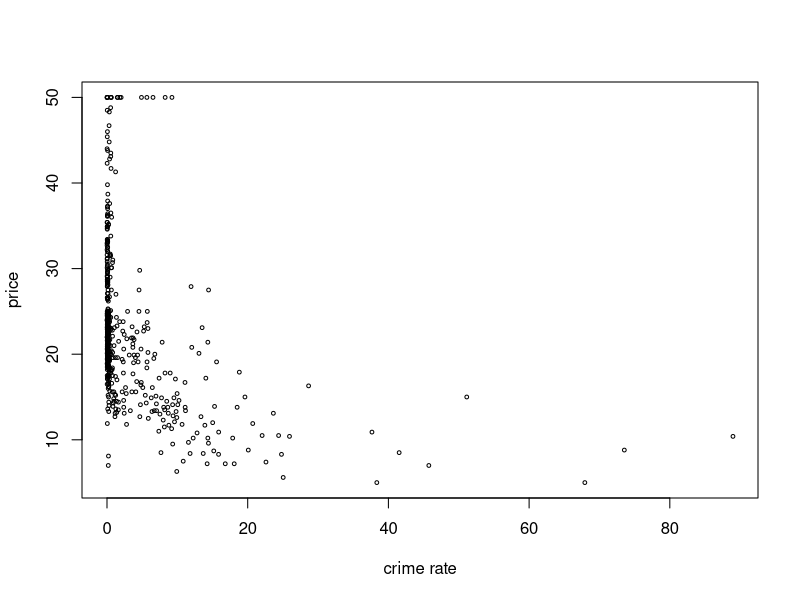
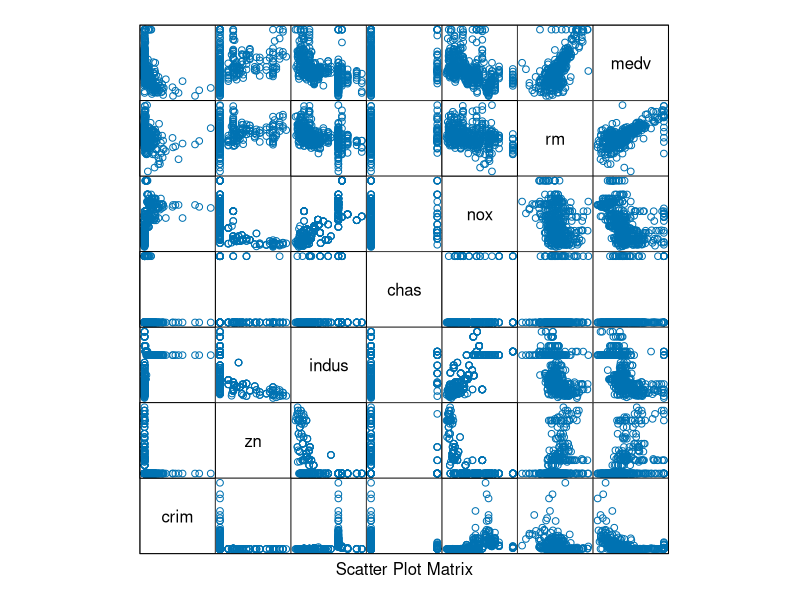
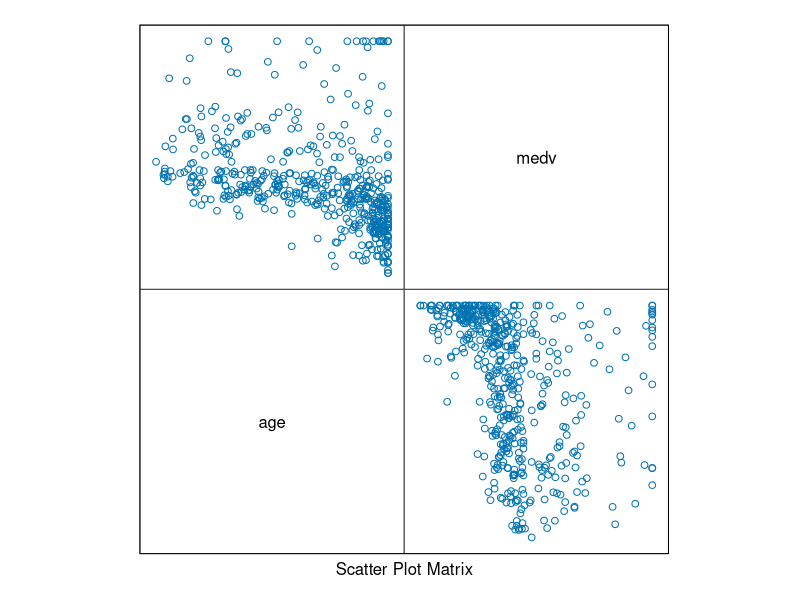
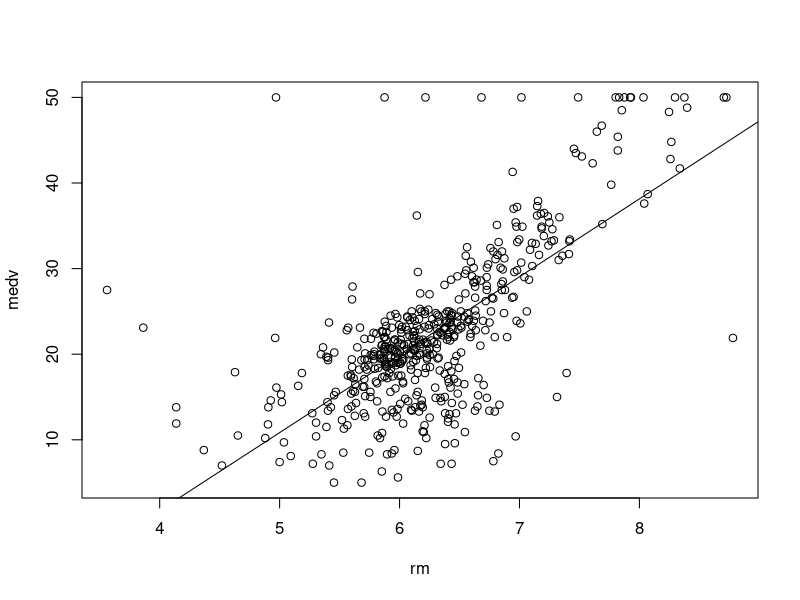
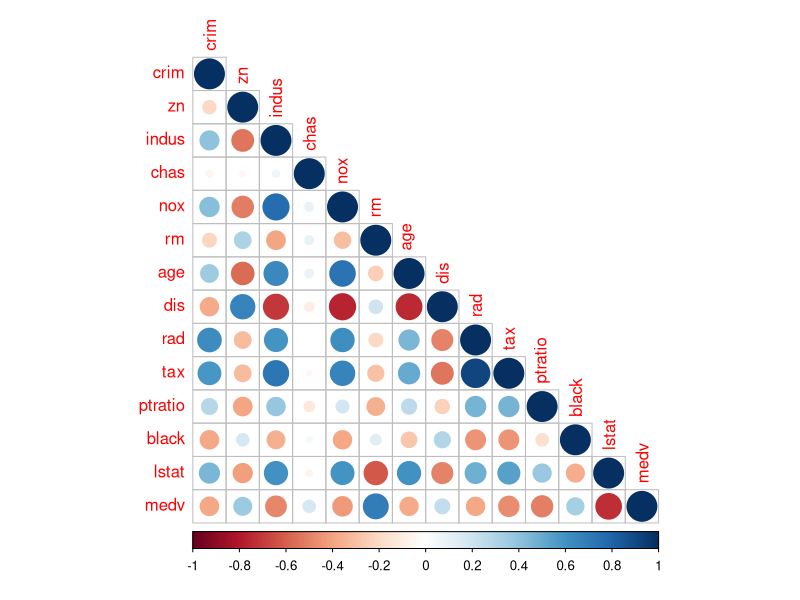
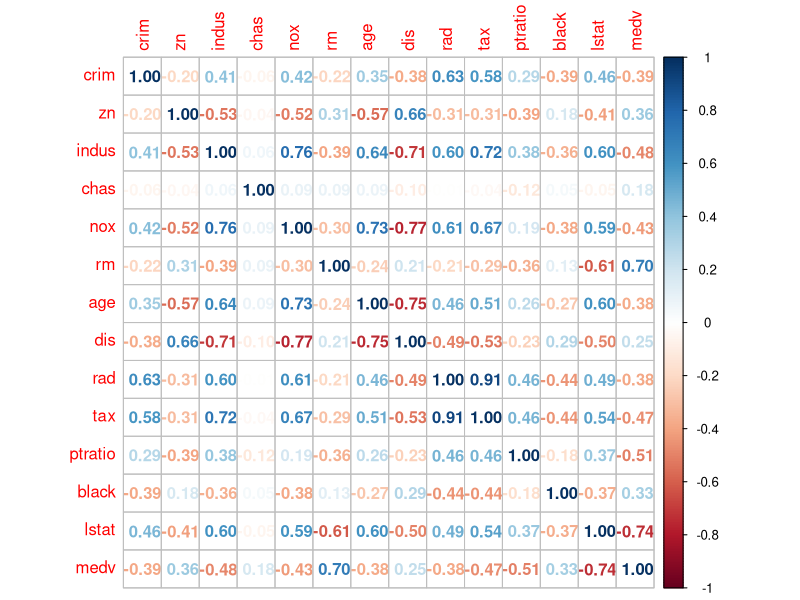
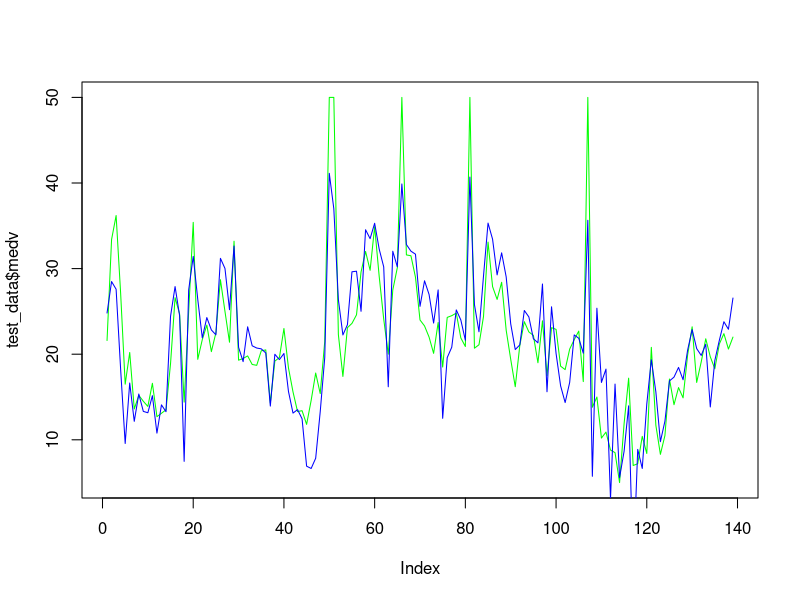

These charts were generated, in order, by the following R code: (Note: this script raises an error after producing the figures.)
library(MASS)
data("Boston")
View(Boston)

#for data description
?Boston
names(Boston)
set.seed(2)
library(caTools)

split<-sample.split(Boston$medv,SplitRatio = 0.7)
split

train_data<-subset(Boston,split==TRUE)
test_data<-subset(Boston,split==FALSE)

##To see correlation of variables
plot(Boston$crim,Boston$medv,cex=0.5,xlab = "crime rate",ylab = "price")
cr<-cor(Boston)

#creating scatterplot matrix
attach(Boston)
library(lattice)
splom(~Boston[c(1:6,14)], groups=NULL,data = Boston,axis.line.tck=0,axis.text.alpha=0)
splom(~Boston[c(7,14)], groups=NULL,data = Boston,axis.line.tck=0,axis.text.alpha=0)

#studying rm and medv
plot(rm,medv)
abline(lm(medv~rm),col("red")) #regression fit line

#we can use correplot to visualize
#install.packages("corrplot")
library(corrplot)

corrplot(cr,type = "lower")
corrplot(cr,method = "number")

#finding multicollinearity
library(caret)

#to exclude medv(output)
Boston_a<-subset(Boston,select = -c(medv))
numericData<-Boston_a[sapply(Boston_a,is.numeric)]
descCor<-cor(numericData)
#View(descCor)


library(car)
model<-lm(medv~.,data = train_data)
vif(model)

#now we create model using all columns
model<-lm(medv~.,data = train_data)

summary(model)

#model creation after removal of tax
model<-lm(medv~.-tax,data = train_data)
summary(model)


#model creation after removal of age and indus
model<-lm(medv~.-age -indus,data = train_data)
summary(model)

#now we can use this model for predict test data
predic<-predict(model,test_data)
predic

#To compare pred data and test data, we use plots
plot(test_data$medv,type = "l",col="green")
lines(predic,type = "l",col="blue")

#now we can predict with the sample data
predic<-predict(model,sample_data)
predic
